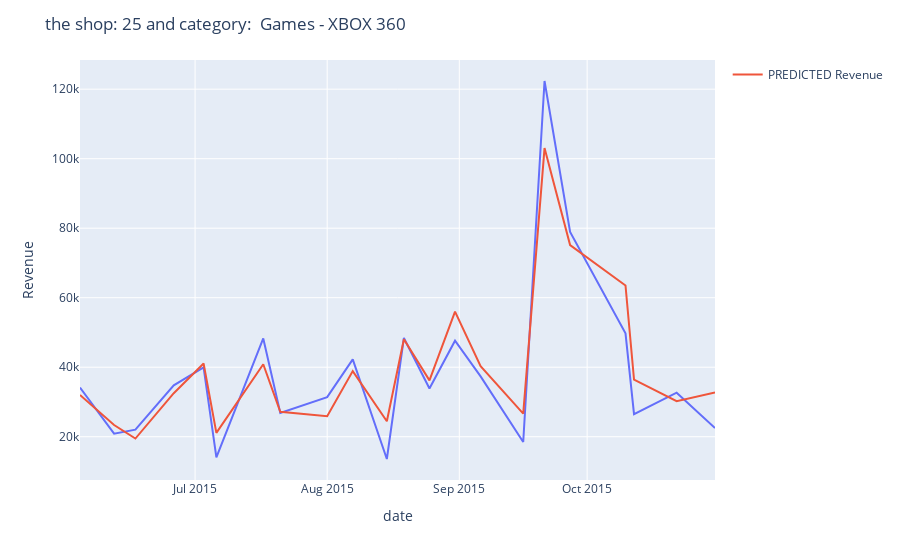
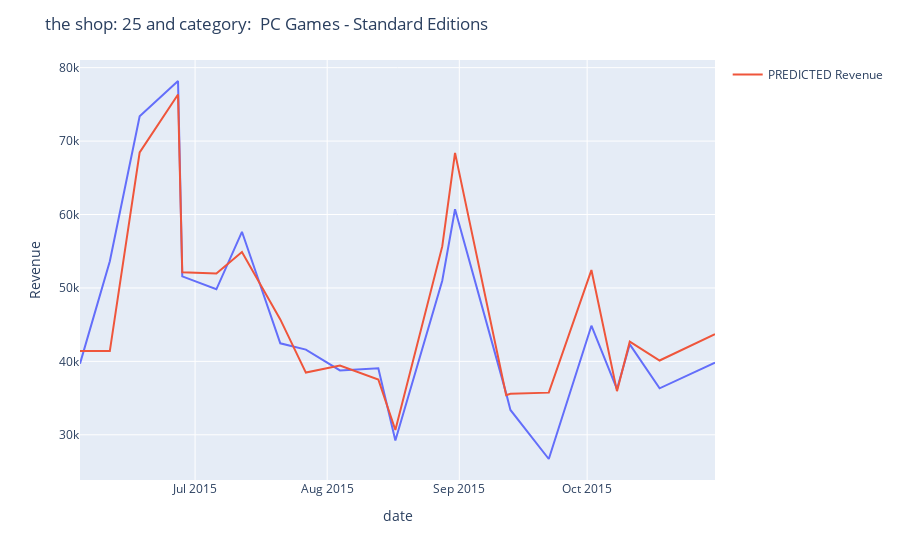
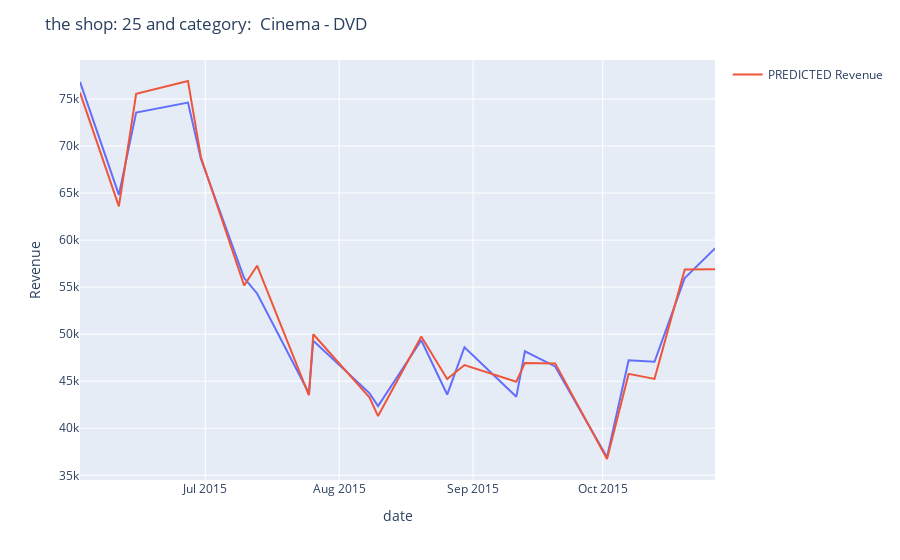
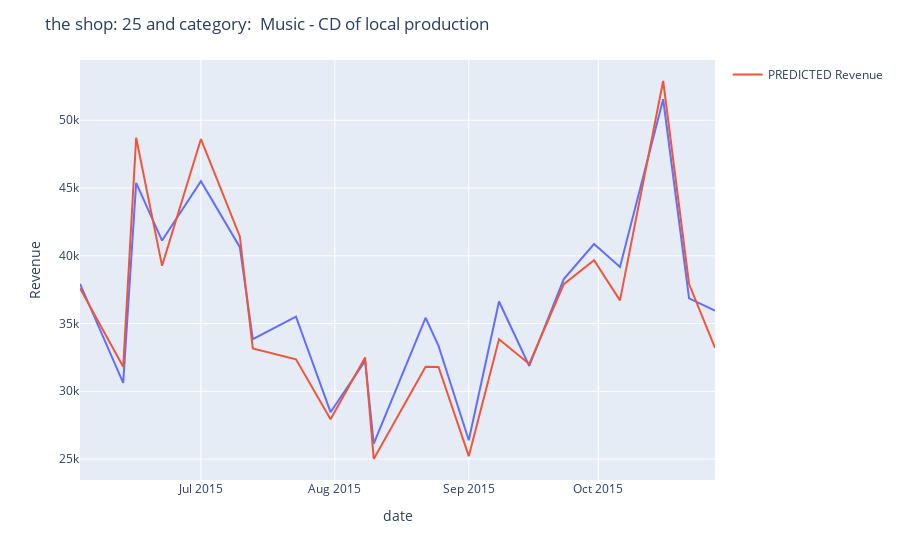

Write notebook code for charts like these, in order.
### Code cell
# Selecting Data to plot
plot_data = test[
    [
        "week_id",
        "shop_id",
        "item_category_id",
        "date",
        "item_category_name",
        "Revenue",
    ]
].copy()
plot_data["y_pred"] = y_pred.copy()
plot_data

shops = plot_data["shop_id"].unique()
categories = plot_data["item_category_name"].unique()
#Plotting the results
for shop, cat in product(shops, categories):
    plt_data = plot_data[
        (plot_data["shop_id"] == shop)
        & (plot_data["item_category_name"] == cat)
    ]
    plt_data_grouped = plt_data.groupby("week_id", as_index=False).agg(
        {"date": "first", "Revenue": "mean", "y_pred": "mean"}
    )
    fig = px.line(plt_data_grouped, x="date", y="Revenue")
    fig.update_traces(name="Revenue")  # Correct way to set the name
    fig.add_scatter(
        x=plt_data_grouped["date"],
        y=plt_data_grouped["y_pred"],
        name="PREDICTED Revenue",
    )
    fig.update_layout(
        title=f"the shop: {shop} and category: {cat}",
        xaxis_title="date",
        yaxis_title="Revenue",
    )
    fig.show()

### Figure 1 — Plotly figure (JSON) as saved in the notebook; plotly's stock layout.template omitted (floating-point values rounded to 4 significant figures)
{"data": [{"hovertemplate": "date=%{x}<br>Revenue=%{y}<extra></extra>", "legendgroup": "", "line": {"color": "#636efa", "dash": "solid"}, "marker": {"symbol": "circle"}, "mode": "lines", "name": "Revenue", "orientation": "v", "showlegend": false, "type": "scatter", "x": ["2015-06-04T00:00:00", "2015-06-12T00:00:00", "2015-06-17T00:00:00", "2015-06-26T00:00:00", "2015-07-03T00:00:00", "2015-07-06T00:00:00", "2015-07-17T00:00:00", "2015-07-21T00:00:00", "2015-08-01T00:00:00", "2015-08-07T00:00:00", "2015-08-15T00:00:00", "2015-08-19T00:00:00", "2015-08-25T00:00:00", "2015-08-31T00:00:00", "2015-09-06T00:00:00", "2015-09-16T00:00:00", "2015-09-21T00:00:00", "2015-09-27T00:00:00", "2015-10-10T00:00:00", "2015-10-12T00:00:00", "2015-10-22T00:00:00", "2015-10-31T00:00:00"], "xaxis": "x", "y": [34170, 20884, 22032, 34780.0, 39975, 14090, 48270.0, 26809, 31380, 42271, 13591, 48418, 33876, 47620.0, 37370.0, 18490, 122400.0, 78919, 49759, 26484, 32680, 22488], "yaxis": "y"}, {"name": "PREDICTED Revenue", "type": "scatter", "x": ["2015-06-04T00:00:00", "2015-06-12T00:00:00", "2015-06-17T00:00:00", "2015-06-26T00:00:00", "2015-07-03T00:00:00", "2015-07-06T00:00:00", "2015-07-17T00:00:00", "2015-07-21T00:00:00", "2015-08-01T00:00:00", "2015-08-07T00:00:00", "2015-08-15T00:00:00", "2015-08-19T00:00:00", "2015-08-25T00:00:00", "2015-08-31T00:00:00", "2015-09-06T00:00:00", "2015-09-16T00:00:00", "2015-09-21T00:00:00", "2015-09-27T00:00:00", "2015-10-10T00:00:00", "2015-10-12T00:00:00", "2015-10-22T00:00:00", "2015-10-31T00:00:00"], "y": [32010.0, 23360.0, 19470.0, 32530.0, 41060.0, 21120.0, 40860.0, 27170.0, 25900.0, 38890.0, 24470.0, 48060.0, 36210.0, 55990.0, 40290.0, 26650.0, 103100.0, 75150.0, 63510.0, 36440.0, 30240.0, 32770.0]}], "layout": {"legend": {"tracegroupgap": 0}, "margin": {"t": 60}, "title": {"text": "the shop: 25 and category:  Games - XBOX 360"}, "xaxis": {"anchor": "y", "domain": [0, 1], "title": {"text": "date"}}, "yaxis": {"anchor": "x", "domain": [0, 1], "title": {"text": "Revenue"}}}}

### Figure 2 — Plotly figure (JSON) as saved in the notebook; plotly's stock layout.template omitted (floating-point values rounded to 4 significant figures)
{"data": [{"hovertemplate": "date=%{x}<br>Revenue=%{y}<extra></extra>", "legendgroup": "", "line": {"color": "#636efa", "dash": "solid"}, "marker": {"symbol": "circle"}, "mode": "lines", "name": "Revenue", "orientation": "v", "showlegend": false, "type": "scatter", "x": ["2015-06-04T00:00:00", "2015-06-11T00:00:00", "2015-06-18T00:00:00", "2015-06-27T00:00:00", "2015-06-28T00:00:00", "2015-07-06T00:00:00", "2015-07-12T00:00:00", "2015-07-21T00:00:00", "2015-07-27T00:00:00", "2015-08-04T00:00:00", "2015-08-13T00:00:00", "2015-08-17T00:00:00", "2015-08-28T00:00:00", "2015-08-31T00:00:00", "2015-09-12T00:00:00", "2015-09-13T00:00:00", "2015-09-22T00:00:00", "2015-10-02T00:00:00", "2015-10-08T00:00:00", "2015-10-11T00:00:00", "2015-10-18T00:00:00", "2015-10-31T00:00:00"], "xaxis": "x", "y": [39680.0, 53639, 73380.0, 78180.0, 51572, 49816, 57647, 42456, 41600.0, 38760, 39058, 29224, 50990.0, 60710.0, 35640.0, 33380, 26704, 44856, 36215, 42322, 36333, 39830.0], "yaxis": "y"}, {"name": "PREDICTED Revenue", "type": "scatter", "x": ["2015-06-04T00:00:00", "2015-06-11T00:00:00", "2015-06-18T00:00:00", "2015-06-27T00:00:00", "2015-06-28T00:00:00", "2015-07-06T00:00:00", "2015-07-12T00:00:00", "2015-07-21T00:00:00", "2015-07-27T00:00:00", "2015-08-04T00:00:00", "2015-08-13T00:00:00", "2015-08-17T00:00:00", "2015-08-28T00:00:00", "2015-08-31T00:00:00", "2015-09-12T00:00:00", "2015-09-13T00:00:00", "2015-09-22T00:00:00", "2015-10-02T00:00:00", "2015-10-08T00:00:00", "2015-10-11T00:00:00", "2015-10-18T00:00:00", "2015-10-31T00:00:00"], "y": [41400.0, 41400.0, 68460.0, 76340.0, 52140.0, 51980.0, 54900.0, 45710.0, 38480.0, 39440.0, 37530.0, 30660.0, 55660.0, 68390.0, 35400.0, 35580.0, 35740.0, 52430.0, 35950.0, 42680.0, 40120.0, 43710.0]}], "layout": {"legend": {"tracegroupgap": 0}, "margin": {"t": 60}, "title": {"text": "the shop: 25 and category:  PC Games - Standard Editions"}, "xaxis": {"anchor": "y", "domain": [0, 1], "title": {"text": "date"}}, "yaxis": {"anchor": "x", "domain": [0, 1], "title": {"text": "Revenue"}}}}

### Figure 3 — Plotly figure (JSON) as saved in the notebook; plotly's stock layout.template omitted (floating-point values rounded to 4 significant figures)
{"data": [{"hovertemplate": "date=%{x}<br>Revenue=%{y}<extra></extra>", "legendgroup": "", "line": {"color": "#636efa", "dash": "solid"}, "marker": {"symbol": "circle"}, "mode": "lines", "name": "Revenue", "orientation": "v", "showlegend": false, "type": "scatter", "x": ["2015-06-02T00:00:00", "2015-06-11T00:00:00", "2015-06-15T00:00:00", "2015-06-27T00:00:00", "2015-06-30T00:00:00", "2015-07-10T00:00:00", "2015-07-13T00:00:00", "2015-07-25T00:00:00", "2015-07-26T00:00:00", "2015-08-08T00:00:00", "2015-08-10T00:00:00", "2015-08-20T00:00:00", "2015-08-26T00:00:00", "2015-08-30T00:00:00", "2015-09-11T00:00:00", "2015-09-13T00:00:00", "2015-09-20T00:00:00", "2015-10-02T00:00:00", "2015-10-07T00:00:00", "2015-10-13T00:00:00", "2015-10-20T00:00:00", "2015-10-27T00:00:00"], "xaxis": "x", "y": [76817, 64808, 73555, 74610, 68616, 55968, 54331, 43726, 49303, 43734, 42360.0, 49355, 43586, 48612, 43343, 48176, 46571, 36913, 47235, 47066, 55980.0, 59110.0], "yaxis": "y"}, {"name": "PREDICTED Revenue", "type": "scatter", "x": ["2015-06-02T00:00:00", "2015-06-11T00:00:00", "2015-06-15T00:00:00", "2015-06-27T00:00:00", "2015-06-30T00:00:00", "2015-07-10T00:00:00", "2015-07-13T00:00:00", "2015-07-25T00:00:00", "2015-07-26T00:00:00", "2015-08-08T00:00:00", "2015-08-10T00:00:00", "2015-08-20T00:00:00", "2015-08-26T00:00:00", "2015-08-30T00:00:00", "2015-09-11T00:00:00", "2015-09-13T00:00:00", "2015-09-20T00:00:00", "2015-10-02T00:00:00", "2015-10-07T00:00:00", "2015-10-13T00:00:00", "2015-10-20T00:00:00", "2015-10-27T00:00:00"], "y": [75680.0, 63590.0, 75550.0, 76910.0, 68800.0, 55170.0, 57280.0, 43510.0, 49990.0, 43300.0, 41300.0, 49760.0, 45240.0, 46720.0, 44950.0, 46950.0, 46900.0, 36730.0, 45780.0, 45250.0, 56880.0, 56900.0]}], "layout": {"legend": {"tracegroupgap": 0}, "margin": {"t": 60}, "title": {"text": "the shop: 25 and category:  Cinema - DVD"}, "xaxis": {"anchor": "y", "domain": [0, 1], "title": {"text": "date"}}, "yaxis": {"anchor": "x", "domain": [0, 1], "title": {"text": "Revenue"}}}}

### Figure 4 — Plotly figure (JSON) as saved in the notebook; plotly's stock layout.template omitted (floating-point values rounded to 4 significant figures)
{"data": [{"hovertemplate": "date=%{x}<br>Revenue=%{y}<extra></extra>", "legendgroup": "", "line": {"color": "#636efa", "dash": "solid"}, "marker": {"symbol": "circle"}, "mode": "lines", "name": "Revenue", "orientation": "v", "showlegend": false, "type": "scatter", "x": ["2015-06-03T00:00:00", "2015-06-13T00:00:00", "2015-06-16T00:00:00", "2015-06-22T00:00:00", "2015-07-01T00:00:00", "2015-07-10T00:00:00", "2015-07-13T00:00:00", "2015-07-23T00:00:00", "2015-07-31T00:00:00", "2015-08-08T00:00:00", "2015-08-10T00:00:00", "2015-08-22T00:00:00", "2015-08-25T00:00:00", "2015-09-01T00:00:00", "2015-09-08T00:00:00", "2015-09-15T00:00:00", "2015-09-23T00:00:00", "2015-09-30T00:00:00", "2015-10-06T00:00:00", "2015-10-16T00:00:00", "2015-10-22T00:00:00", "2015-10-28T00:00:00"], "xaxis": "x", "y": [37930.0, 30619, 45386, 41123, 45510, 40634, 33852, 35513, 28456, 32243, 26134, 35424, 33353, 26388, 36626, 31869, 38276, 40869, 39180.0, 51552, 36863, 35960], "yaxis": "y"}, {"name": "PREDICTED Revenue", "type": "scatter", "x": ["2015-06-03T00:00:00", "2015-06-13T00:00:00", "2015-06-16T00:00:00", "2015-06-22T00:00:00", "2015-07-01T00:00:00", "2015-07-10T00:00:00", "2015-07-13T00:00:00", "2015-07-23T00:00:00", "2015-07-31T00:00:00", "2015-08-08T00:00:00", "2015-08-10T00:00:00", "2015-08-22T00:00:00", "2015-08-25T00:00:00", "2015-09-01T00:00:00", "2015-09-08T00:00:00", "2015-09-15T00:00:00", "2015-09-23T00:00:00", "2015-09-30T00:00:00", "2015-10-06T00:00:00", "2015-10-16T00:00:00", "2015-10-22T00:00:00", "2015-10-28T00:00:00"], "y": [37600.0, 31820.0, 48710.0, 39260.0, 48610.0, 41430.0, 33160.0, 32360.0, 27940.0, 32500.0, 25000.0, 31810.0, 31790.0, 25210.0, 33840.0, 32020.0, 37910.0, 39670.0, 36710.0, 52900.0, 37910.0, 33200.0]}], "layout": {"legend": {"tracegroupgap": 0}, "margin": {"t": 60}, "title": {"text": "the shop: 25 and category:  Music - CD of local production"}, "xaxis": {"anchor": "y", "domain": [0, 1], "title": {"text": "date"}}, "yaxis": {"anchor": "x", "domain": [0, 1], "title": {"text": "Revenue"}}}}
